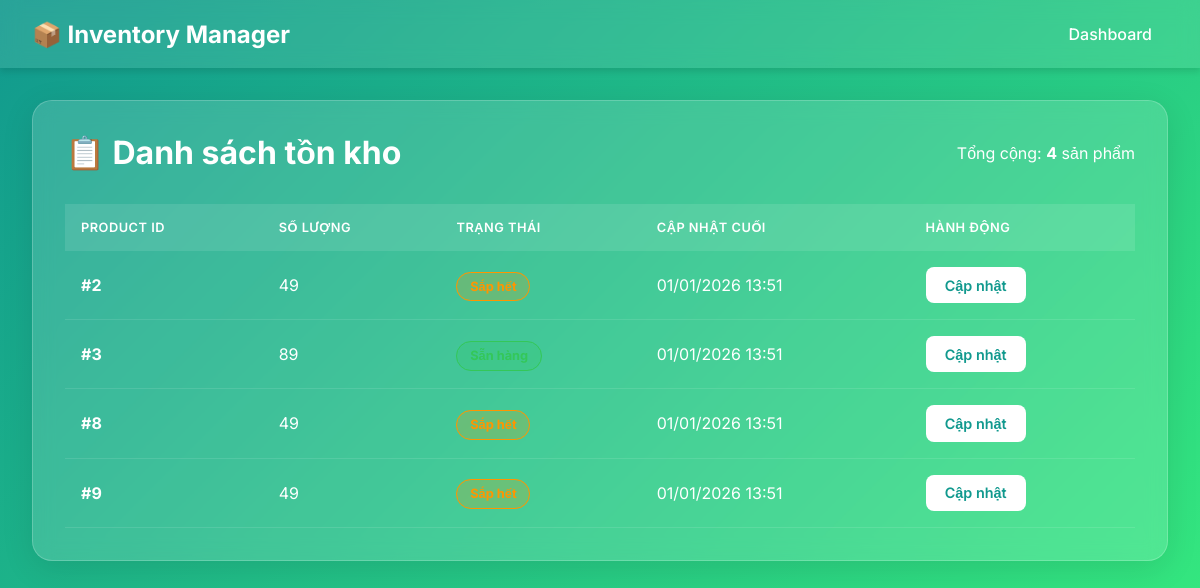
/, run on an earlier commit of the app's database.
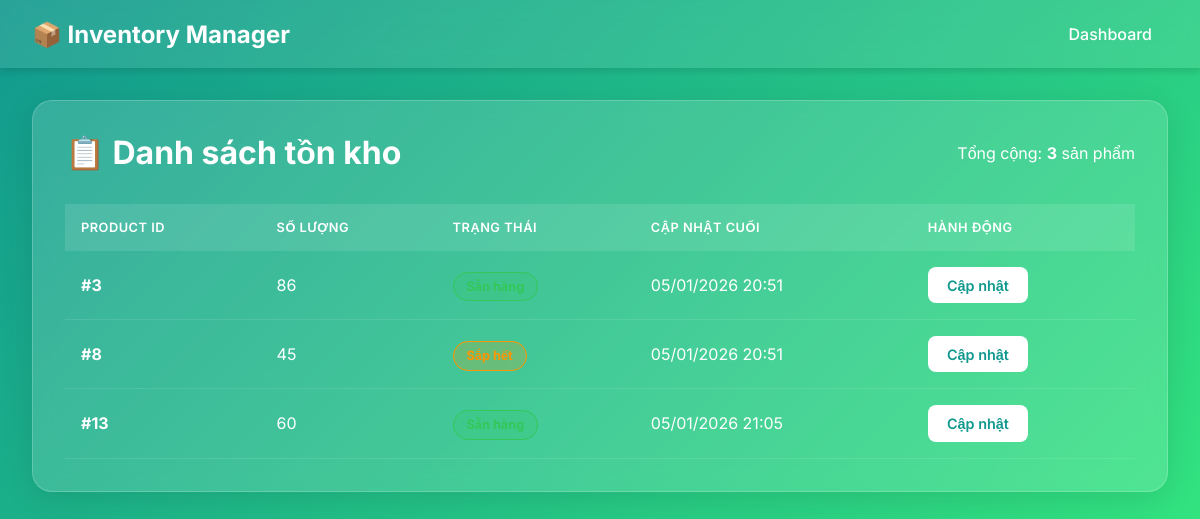
And on a later commit of the database.
### inventory/models.py (models this page shows, shortened)
class Inventory(models.Model):
    product_id = models.IntegerField(unique=True, verbose_name='Product ID')
    quantity = models.PositiveIntegerField(
        default=0,
        validators=[MinValueValidator(0)],
        verbose_name='Quantity'
    )
    created_at = models.DateTimeField(auto_now_add=True, verbose_name='Created At')
    updated_at = models.DateTimeField(auto_now=True, verbose_name='Updated At')
    class Meta:
        verbose_name = 'Inventory'
        verbose_name_plural = 'Inventories'
        ordering = ['product_id']

### inventory/views.py (the view)
# urls.py: path('', InventoryDashboardView.as_view(), name='inventory_dashboard'),
class InventoryDashboardView(View):
    def get(self, request):
        inventories = Inventory.objects.all()
        return render(request, 'dashboard.html', {'inventories': inventories})

### templates/dashboard.html (shortened to what this page needs)
{% extends 'base.html' %}
{% block content %}
<div class="card">
    <div class="header-section">
        <h1 class="title">📋 Danh sách tồn kho</h1>
        <div class="stats">
            Tổng cộng: <strong>{{ inventories|length }}</strong> sản phẩm
        </div>
    </div>
    <table>
        <thead>
            <tr>
                <th>Product ID</th>
                <th>Số lượng</th>
                <th>Trạng thái</th>
                <th>Cập nhật cuối</th>
                <th>Hành động</th>
            </tr>
        </thead>
        <tbody>
            {% for item in inventories %}
            <tr>
                <td><strong>#{{ item.product_id }}</strong></td>
                <td>{{ item.quantity }}</td>
                <td>
                    {% if item.quantity > 50 %}
                    <span class="badge badge-success">Sẵn hàng</span>
                    {% elif item.quantity > 0 %}
                    <span class="badge badge-warning">Sắp hết</span>
                    {% else %}
                    <span class="badge badge-danger">Hết hàng</span>
                    {% endif %}
                </td>
                <td>{{ item.updated_at|date:"d/m/Y H:i" }}</td>
                <td>
                    <a href="{% url 'inventory_update_page' item.product_id %}" class="btn btn-primary">
                        Cập nhật
                    </a>
                </td>
            </tr>
            {% empty %}
            <tr>
                <td colspan="5" style="text-align: center; padding: 3rem;">
                    Chưa có dữ liệu tồn kho.
                </td>
            </tr>
            {% endfor %}
        </tbody>
    </table>
</div>
{% endblock %}

### templates/base.html (shortened to what this page needs)
<!DOCTYPE html>
<html lang="vi">
<head>
</head>
<body>
    <nav class="navbar">
        <div class="navbar-content">
            <a href="{% url 'inventory_dashboard' %}" class="navbar-brand">
                📦 Inventory Manager
            </a>
            <div class="navbar-links">
                <a href="{% url 'inventory_dashboard' %}">Dashboard</a>
            </div>
        </div>
    </nav>
    <div class="container">
        {% block content %}{% endblock %}
    </div>
</body>
</html>

### templates/base.html (style rules this page uses)
* { margin: 0; padding: 0; box-sizing: border-box; }
body { font-family: 'Inter', sans-serif; background: linear-gradient(135deg, #11998e 0%, #38ef7d 100%); min-height: 100vh; display: flex; flex-direction: column; color: #fff; }
.navbar { background: rgba(255, 255, 255, 0.1); backdrop-filter: blur(10px); padding: 1rem 2rem; box-shadow: 0 4px 6px rgba(0, 0, 0, 0.1); }
.navbar-content { max-width: 1200px; margin: 0 auto; display: flex; justify-content: space-between; align-items: center; }
.navbar-brand { font-size: 1.5rem; font-weight: 700; color: #fff; text-decoration: none; display: flex; align-items: center; gap: 0.5rem; }
.navbar-links { display: flex; gap: 1.5rem; align-items: center; }
.navbar-links a { color: #fff; text-decoration: none; font-weight: 500; padding: 0.5rem 1rem; border-radius: 8px; transition: all 0.3s ease; }
.container { flex: 1; padding: 2rem; max-width: 1200px; margin: 0 auto; width: 100%; }
.card { background: rgba(255, 255, 255, 0.15); backdrop-filter: blur(10px); border-radius: 20px; padding: 2rem; box-shadow: 0 8px 32px rgba(0, 0, 0, 0.1); border: 1px solid rgba(255, 255, 255, 0.2); animation: fadeIn 0.5s ease; }
.header-section { display: flex; justify-content: space-between; align-items: center; margin-bottom: 2rem; }
.title { font-size: 2rem; font-weight: 700; }
table { width: 100%; border-collapse: collapse; margin-top: 1rem; }
th { text-align: left; padding: 1rem; background: rgba(255, 255, 255, 0.1); font-weight: 600; text-transform: uppercase; font-size: 0.8rem; letter-spacing: 0.5px; }
td { padding: 1rem; border-bottom: 1px solid rgba(255, 255, 255, 0.1); }
.btn { padding: 0.6rem 1.2rem; border: none; border-radius: 8px; font-weight: 600; cursor: pointer; transition: all 0.3s ease; text-decoration: none; display: inline-block; font-size: 0.9rem; }
.btn-primary { background: #fff; color: #11998e; }
.badge { padding: 0.4rem 0.8rem; border-radius: 20px; font-size: 0.8rem; font-weight: 700; }
.badge-success { background: rgba(52, 199, 89, 0.2); color: #34c759; border: 1px solid #34c759; }
.badge-warning { background: rgba(255, 149, 0, 0.2); color: #ff9500; border: 1px solid #ff9500; }

What changed in the data, as far as the page shows it:
removed Inventory: product_id "2", quantity "49", updated_at "01/01/2026 13:51"
removed Inventory: product_id "9", quantity "49", updated_at "01/01/2026 13:51"
changed Inventory (number 1 of 3 on the later page): quantity "89" → "86"; updated_at "01/01/2026 13:51" → "05/01/2026 20:51"
changed Inventory (number 2 of 3 on the later page): quantity "49" → "45"; updated_at "01/01/2026 13:51" → "05/01/2026 20:51"
added Inventory: product_id "13", quantity "60", updated_at "05/01/2026 21:05"
Also different on the page:
{{ inventories|length }}: "4" → "3"
